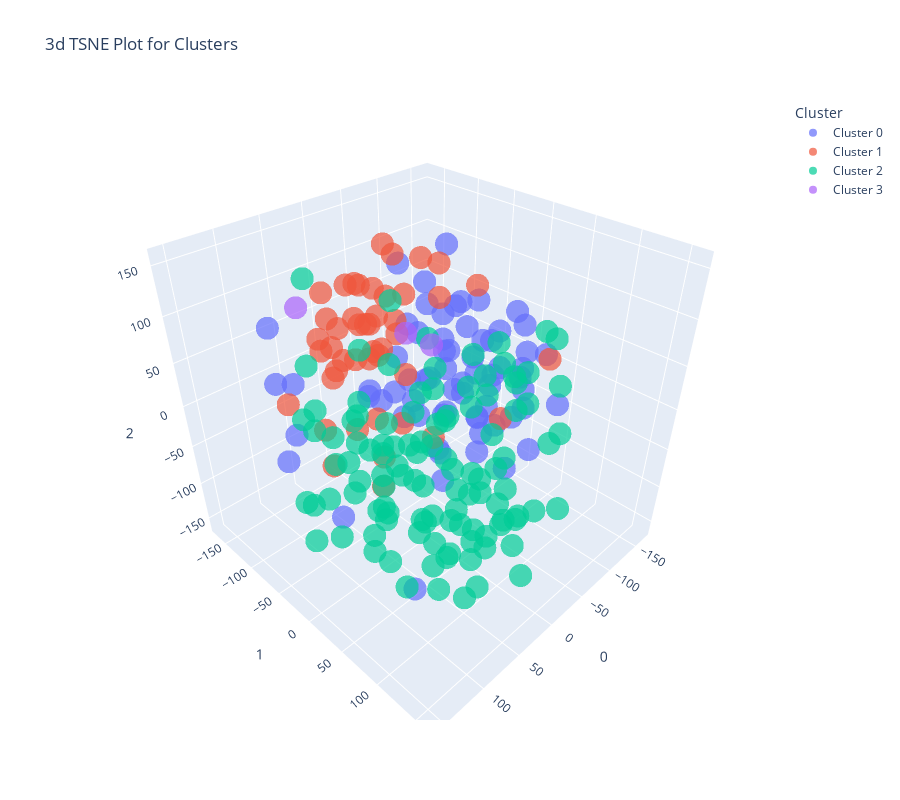

Notebook code for this chart:
### Code cell
plot_model(kmeans, plot = 'tsne')

### Figure 1 — Plotly figure (JSON) as saved in the notebook; plotly's stock layout.template omitted (floating-point values rounded to 4 significant figures)
{"data": [{"customdata": [["Honduras"], ["Dominica"], ["Djibouti"], ["Samoa"], ["San Marino"], ["Sao Tome and Principe"], ["Colombia"], ["Chile"], ["Cabo Verde"], ["Solomon Islands"], ["Bulgaria"], ["South Africa"], ["Brazil"], ["Botswana"], ["Bolivia"], ["Bhutan"], ["Belarus"], ["Barbados"], ["St. Lucia"], ["St. Vincent and the Grenadines"], ["Russian Federation"], ["Suriname"], ["Romania"], ["Estonia"], ["Moldova"], ["Malawi"], ["Monaco"], ["Macedonia, FYR"], ["Lithuania"], ["Lebanon"], ["Latvia"], ["Montenegro"], ["Mozambique"], ["Namibia"], ["Jordan"], ["Israel"], ["Nicaragua"], ["Hungary"], ["Guyana"], ["Grenada"], ["Panama"], ["Papua New Guinea"], ["Poland"], ["El Salvador"], ["Argentina"], ["Seychelles"], ["Swaziland"], ["Small states"], ["Tonga"], ["Vanuatu"], ["Pacific island small states"], ["Other small states"], ["Tunisia"], ["East Asia & Pacific"], ["Turkey"], ["Ukraine"], ["Antigua and Barbuda"], ["Europe & Central Asia (IDA & IBRD countries)"], ["Latin America & the Caribbean (IDA & IBRD countries)"], ["Latin America & Caribbean (excluding high income)"], ["Latin America & Caribbean"], ["Europe & Central Asia (excluding high income)"], ["Thailand"], ["Uruguay"], ["Central Europe and the Baltics"], ["Algeria"], ["Andorra"]], "hovertemplate": "Cluster=Cluster 0<br>0=%{x}<br>1=%{y}<br>2=%{z}<br>Feature=%{customdata[0]}<extra></extra>", "legendgroup": "Cluster 0", "marker": {"color": "#636efa", "opacity": 0.7, "symbol": "circle"}, "mode": "markers", "name": "Cluster 0", "scene": "scene", "showlegend": true, "type": "scatter3d", "x": [-126.8, -32.38, -19.37, -18.89, 144.4, -73.21, -42.71, -27.85, 74.9, 11.83, -87.13, 133.8, -90.87, -109.4, -88.2, -76.92, -91.02, -32.2, -27.29, -57.81, -108.1, -80.39, -107.4, -133.9, -125.0, 8.112, -66.8, -78.32, -114.1, -2.484, -116.3, -40.85, -66.58, -14.15, -37.87, -122.7, -52.52, -70.49, -101.6, -31.85, 22.72, -106.1, -65.94, -70.15, -66.83, 7.207, -45.8, -44.32, -124.5, -91.66, -43.68, -27.57, -50.19, -70.47, -45.12, -40.64, -59.46, 104.7, 102.2, -79.22, -79.27, -88.33, -9.479, -42.43, 154.9, -60.43, 82.89], "y": [43.15, -10.89, -24.42, -92.19, 129.5, 41.4, -23.11, 44.28, -116.9, -15.74, -21.41, -48.6, 45.27, 74.95, 33.88, -37.77, -60.05, -47.31, 19.26, 24.69, -110.7, -52.73, -3.811, -72.65, -44.52, -30.29, 19.48, -32.63, -39.36, -23.85, 20.22, -140.7, 7.368, -64.85, -86.47, -39.19, -4.034, -87.08, -74.51, -10.11, -60.68, -2.789, -45.03, 2.208, -71.02, -18.65, -85.19, -30.2, 21.64, 29.19, -21.47, -10.3, 37.22, 72.29, 19.84, -39.08, 64.85, -100.5, -79.0, 52.89, 21.78, 2.499, 23.95, -19.2, 57.4, 62.94, -137.2], "z": [29.81, -25.67, 124.5, -40.57, -34.89, -89.94, 83.33, -17.2, 12.63, 96.06, 16.36, -13.56, 48.79, -8.386, -34.03, -27.46, 6.517, -44.5, 18.38, -9.463, 38.47, -66.57, 46.37, 14.27, -92.98, 149.7, 61.13, 80.02, -23.7, 0.8011, -3.234, -68.76, -83.13, -13.87, 9.563, 14.64, 7.726, 26.01, -27.92, -113.3, 7.005, -73.03, 37.04, -40.2, -25.44, 32.24, -72.36, -86.91, -46.44, 87.1, 41.75, -72.32, 36.92, -45.84, 112.4, 3.344, 52.71, 34.31, -16.14, 13.83, 25.75, -8.761, 121.3, 155.8, 1.765, 97.37, 71.88]}, {"customdata": [["Micronesia, Fed. Sts."], ["Kiribati"], ["Finland"], ["France"], ["United Kingdom"], ["Germany"], ["Malta"], ["Greece"], ["Portugal"], ["Austria"], ["European Union"], ["Japan"], ["Australia"], ["Norway"], ["Netherlands"], ["United States"], ["Iceland"], ["Italy"], ["High income"], ["New Zealand"], ["Palau"], ["World"], ["Sweden"], ["Cuba"], ["Switzerland"], ["Slovak Republic"], ["Post-demographic dividend"], ["Serbia"], ["Spain"], ["Lesotho"], ["Europe & Central Asia"], ["Maldives"], ["Costa Rica"], ["Canada"], ["OECD members"], ["Croatia"], ["Ireland"], ["North America"], ["Czech Republic"], ["Denmark"], ["Euro area"], ["Belgium"], ["Slovenia"], ["Bosnia and Herzegovina"], ["Luxembourg"]], "hovertemplate": "Cluster=Cluster 1<br>0=%{x}<br>1=%{y}<br>2=%{z}<br>Feature=%{customdata[0]}<extra></extra>", "legendgroup": "Cluster 1", "marker": {"color": "#EF553B", "opacity": 0.7, "symbol": "circle"}, "mode": "markers", "name": "Cluster 1", "scene": "scene", "showlegend": true, "type": "scatter3d", "x": [-88.11, -77.83, -3.26, 69.15, 62.15, -62.65, 39.01, -165.5, 28.77, -16.43, -45.08, 3.84, 133.9, 119.4, -0.7173, -20.35, -46.78, 46.71, -121.0, -7.715, -49.09, -0.3331, -23.46, -70.71, -28.6, 146.2, -61.7, 33.78, -8.393, -54.23, 35.87, -15.13, 14.84, -95.42, -92.33, -24.84, -66.7, 27.94, 13.07, 107.1, -0.7212, 124.7, 57.05, -78.06, -6.432], "y": [-126.9, -156.8, -79.89, 144.4, -85.13, -158.8, -105.9, 21.67, -54.24, -88.69, -124.8, -148.7, 84.49, -59.72, -131.1, -128.9, -126.7, -49.89, -48.41, -154.2, -157.4, -86.6, -167.1, -124.8, -90.5, 38.93, -98.66, -74.27, -54.48, -65.11, -100.6, -76.2, -88.89, -80.31, -76.2, -70.44, -111.4, -130.3, -63.59, -23.38, -114.8, 70.28, -73.69, -70.5, -107.4], "z": [-53.53, -26.66, 104.3, 101.3, 72.46, 11.57, 105.2, -1.59, 87.36, -116.5, 41.51, 47.48, 38.6, 38.01, 1.942, 86.91, -9.291, 58.44, 78.08, -24.59, 65.52, 23.27, 18.08, 104.9, 83.2, 39.77, 70.94, 122.3, 77.24, 124.8, 45.92, 147.1, 75.09, 101.2, 64.3, 49.4, -106.0, 26.02, 47.39, 22.08, -82.36, 91.43, 31.82, -111.3, 52.63]}, {"customdata": [["Vietnam"], ["Morocco"], ["Nepal"], ["Myanmar"], ["Venezuela, RB"], ["Mongolia"], ["Uzbekistan"], ["United Arab Emirates"], ["Nigeria"], ["Sudan"], ["St. Kitts and Nevis"], ["Sri Lanka"], ["Syrian Arab Republic"], ["Tajikistan"], ["Tanzania"], ["Togo"], ["Singapore"], ["Sierra Leone"], ["Mexico"], ["Niger"], ["Senegal"], ["Trinidad and Tobago"], ["Rwanda"], ["Turkmenistan"], ["Uganda"], ["Qatar"], ["Philippines"], ["Peru"], ["Paraguay"], ["Pakistan"], ["Oman"], ["Saudi Arabia"], ["Mauritius"], ["Arab World"], ["Chad"], ["Upper middle income"], ["Albania"], ["Angola"], ["Armenia"], ["Azerbaijan"], ["Bahamas, The"], ["Bahrain"], ["Bangladesh"], ["Belize"], ["Benin"], ["Brunei Darussalam"], ["Burkina Faso"], ["Burundi"], ["Cambodia"], ["Cameroon"], ["Sub-Saharan Africa (IDA & IBRD countries)"], ["Sub-Saharan Africa (excluding high income)"], ["Sub-Saharan Africa"], ["South Asia (IDA & IBRD)"], ["Caribbean small states"], ["Early-demographic dividend"], ["East Asia & Pacific (excluding high income)"], ["East Asia & Pacific (IDA & IBRD countries)"], ["Heavily indebted poor countries (HIPC)"], ["Late-demographic dividend"], ["Least developed countries: UN classification"], ["Central African Republic"], ["Low & middle income"], ["Lower middle income"], ["Middle East & North Africa"], ["Middle East & North Africa (excluding high income)"], ["Middle East & North Africa (IDA & IBRD countries)"], ["Middle income"], ["Pre-demographic dividend"], ["South Asia"], ["Low income"], ["Mauritania"], ["Zambia"], ["Comoros"], ["Yemen, Rep."], ["India"], ["Indonesia"], ["Iran, Islamic Rep."], ["Jamaica"], ["Kazakhstan"], ["Kenya"], ["Korea, Rep."], ["Kuwait"], ["Kyrgyz Republic"], ["Lao PDR"], ["Libya"], ["Madagascar"], ["Malaysia"], ["Mali"], ["China"], ["Guinea-Bissau"], ["Haiti"], ["Guatemala"], ["Congo, Dem. Rep."], ["Congo, Rep."], ["Cote d'Ivoire"], ["Cyprus"], ["Dominican Republic"], ["Ecuador"], ["Egypt, Arab Rep."], ["Equatorial Guinea"], ["Eritrea"], ["Ethiopia"], ["Fiji"], ["Gabon"], ["Gambia, The"], ["Georgia"], ["Ghana"], ["Guinea"]], "hovertemplate": "Cluster=Cluster 2<br>0=%{x}<br>1=%{y}<br>2=%{z}<br>Feature=%{customdata[0]}<extra></extra>", "legendgroup": "Cluster 2", "marker": {"color": "#00cc96", "opacity": 0.7, "symbol": "circle"}, "mode": "markers", "name": "Cluster 2", "scene": "scene", "showlegend": true, "type": "scatter3d", "x": [35.52, 49.96, 97.01, -8.975, 1.757, 110.7, 38.34, 97.51, 21.04, 77.3, -7.557, 22.12, 98.85, 89.51, 63.26, 104.1, 57.13, -44.6, -48.05, 60.09, -80.49, -42.85, -16.86, 80.93, 48.83, -28.06, 87.88, 20.0, -82.55, 12.75, 62.68, 10.18, 49.84, 39.43, 60.84, -46.23, 12.28, 143.8, 50.98, 21.53, -19.45, 66.56, 92.21, -26.79, 78.07, 136.5, 47.56, -1.394, 43.8, 77.68, 42.81, 68.0, 46.35, 16.59, 4.251, 91.16, 61.53, 27.36, 55.31, 10.86, -159.9, 53.55, 34.46, 39.28, 29.62, -27.88, 56.15, 2.321, 96.68, 54.63, 30.95, 2.487, -38.25, 88.69, 29.87, 54.26, -18.81, 42.29, 44.06, 63.83, 70.3, -10.18, 15.66, -21.98, 95.27, 35.04, 87.15, -151.7, -1.678, 35.3, 78.08, 66.0, 89.96, 126.9, 77.38, 120.0, -30.06, 70.97, 50.81, 37.0, 103.5, 43.95, 16.38, 130.6, 48.15, 1.428, 87.96, -37.09, 84.32], "y": [86.12, 151.9, 42.53, 153.9, 72.4, -37.45, -28.32, 46.35, 117.0, 160.2, 26.29, 66.28, -24.87, 9.763, 9.357, 50.15, 106.8, 64.38, 116.0, 45.53, 1.564, 114.5, 83.76, 50.86, 41.7, 70.96, 92.67, -30.67, 83.86, 127.1, -32.83, -0.00415, 48.84, 3.041, 67.03, 71.18, 24.16, -2.866, 6.351, -45.5, 57.02, -68.81, 114.6, 68.81, 18.28, -11.91, -1.976, 81.8, 158.6, 85.61, -102.6, -98.6, -125.6, 126.7, -43.86, 6.927, 42.8, -150.9, -6.68, -9.826, -20.47, 49.22, -76.31, 97.83, -57.3, 134.4, -44.07, 83.15, -71.8, 89.81, 53.71, 82.7, 26.26, 13.55, 59.91, 125.5, 122.3, 17.09, -59.85, -7.136, 61.16, 96.16, 1.456, 35.75, 108.2, 43.09, -13.24, -57.44, 32.07, 59.27, 138.2, 113.5, -15.67, 80.99, 95.74, -48.46, 95.77, 75.15, 95.57, 27.9, 32.79, 100.0, 22.38, 5.625, 126.5, 116.1, 138.2, 103.6, 116.8], "z": [66.11, -7.878, 35.77, -32.94, -58.59, 85.05, -118.8, -38.87, -14.07, 15.29, -132.7, -91.12, -118.0, 111.7, 23.59, -0.6746, -3.917, -137.8, 61.88, 8.923, -133.6, 0.3559, -19.63, -146.3, -39.74, -93.06, -17.99, -49.05, 82.73, -45.3, 10.66, -31.4, 122.7, -55.48, -119.5, 14.39, 4.403, -75.98, 141.6, -160.3, 38.06, -67.57, -49.09, 74.24, -23.33, 54.53, 74.52, 111.2, -74.96, -63.4, -63.87, -39.22, -38.19, -80.42, -91.44, 59.57, 52.12, 100.9, -24.59, -87.11, -40.82, -78.04, -32.28, -64.45, -62.91, 30.32, -31.71, 18.05, -106.7, -34.5, -10.77, -125.5, -85.5, -118.2, -130.5, -42.73, -62.93, -8.274, -98.52, -93.39, 85.26, 73.74, -151.7, 71.37, -92.12, 85.1, -58.89, -52.47, -54.96, 43.05, -78.57, -123.0, -20.77, -53.35, 78.65, -72.88, 42.02, 38.68, 97.65, -100.1, -72.15, -98.68, 45.47, -27.21, 30.88, 98.35, -16.27, 116.3, 24.14]}, {"customdata": [["Nauru"], ["Tuvalu"], ["Marshall Islands"]], "hovertemplate": "Cluster=Cluster 3<br>0=%{x}<br>1=%{y}<br>2=%{z}<br>Feature=%{customdata[0]}<extra></extra>", "legendgroup": "Cluster 3", "marker": {"color": "#ab63fa", "opacity": 0.7, "symbol": "circle"}, "mode": "markers", "name": "Cluster 3", "scene": "scene", "showlegend": true, "type": "scatter3d", "x": [-96.54, 89.89, -126.2], "y": [-134.3, -74.43, -121.8], "z": [-3.934, 119.6, -26.52]}], "layout": {"height": 800, "legend": {"title": {"text": "Cluster"}, "tracegroupgap": 0}, "scene": {"domain": {"x": [0, 1], "y": [0, 1]}, "xaxis": {"title": {"text": "0"}}, "yaxis": {"title": {"text": "1"}}, "zaxis": {"title": {"text": "2"}}}, "title": {"text": "3d TSNE Plot for Clusters"}, "width": 900}}
